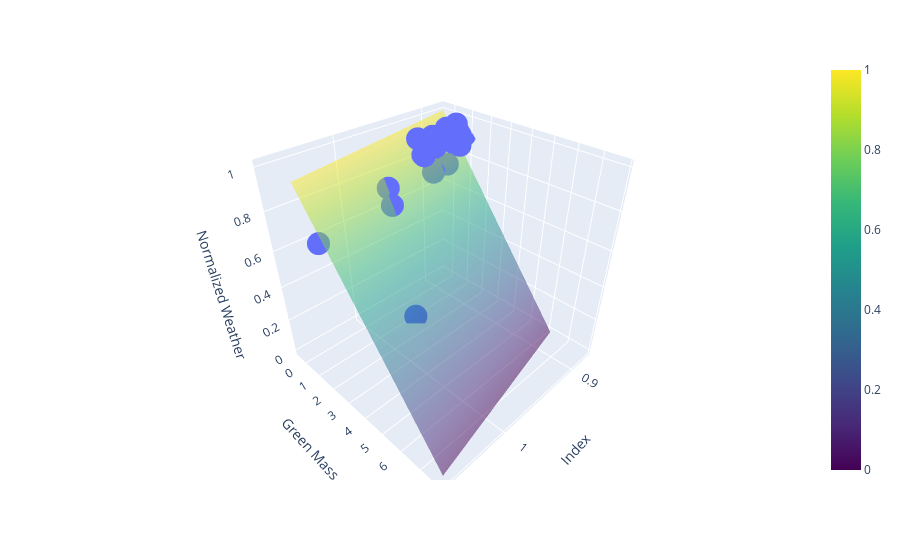

The notebook cell saved with this chart:
### Code cell
import plotly.express as px
import plotly.graph_objects as go
import numpy as np
import pandas as pd

# Assuming value_x, value_y, and weighted_vector are your vectors
value_x = input_df["index"].values
value_y = input_df["greenmass"].values
value_z = normalize(weighted_vector.values)

# Combine value_x and value_z into a DataFrame
df = pd.DataFrame({'Index': value_x, 'GreenMass': value_y, 'NormalizedWeather': value_z})

# Fit a multivariate linear regression model
model = np.polyfit(df['Index'], df['GreenMass'], 1)
slope_x, slope_z = model
intercept = np.mean(df['GreenMass']) - slope_x * np.mean(df['Index']) - slope_z * np.mean(df['NormalizedWeather'])

# Create a 3D scatter plot
fig = px.scatter_3d(df, x='Index', y='GreenMass', z='NormalizedWeather',
                    labels={'Index': 'Index', 'GreenMass': 'Green Mass', 'NormalizedWeather': 'Normalized Weather'})

# Create a meshgrid for the plane
x_plane = np.linspace(min(df['Index']), max(df['Index']), 100)
z_plane = np.linspace(min(df['NormalizedWeather']), max(df['NormalizedWeather']), 100)
x_plane, z_plane = np.meshgrid(x_plane, z_plane)

# Calculate corresponding y values for the plane using regression coefficients
y_plane = slope_x * x_plane + slope_z * z_plane + intercept

# Plot the plane using go.Surface
fig.add_trace(go.Surface(x=x_plane, y=y_plane, z=z_plane, opacity=0.5, colorscale='Viridis'))

# Print the formula of the correlation plane
formula = f"Green Mass = {slope_x:.2f} * Index + {slope_z:.2f} * Normalized Weather Conditions + {intercept:.2f}"
print(f"Correlation Plane Formula: {formula}")

# Show the plot
fig.show()

### Figure 1 — Plotly figure (JSON) as saved in the notebook; plotly's stock layout.template omitted (floating-point values rounded to 4 significant figures; data arrays with more than 128 entries replaced by an {"elided": "..."} marker saying what was removed)
{"data": [{"hovertemplate": "Index=%{x}<br>Green Mass=%{y}<br>Normalized Weather=%{z}<extra></extra>", "legendgroup": "", "marker": {"color": "#636efa", "symbol": "circle"}, "mode": "markers", "name": "", "scene": "scene", "showlegend": false, "type": "scatter3d", "x": [0.8769, 0.8976, 0.9385, 0.9377, 0.9324, 0.9455, 1.066, 0.99, 0.9207, 0.9005, 0.8944, 0.9563, 0.9201, 0.9858, 0.8953, 0.8857, 0.8995], "y": [0.8, 1, 1.2, 1.1, 1.4, 1.2, 2.2, 1.9, 0.9, 0.6, 0.55, 1.24, 0.98, 1.5, 1.3, 0.68, 0.71], "z": [0.9085, 0.9085, 0.9085, 0.9085, 1, 1, 0.7858, 0.7858, 0.7858, 0.7858, 0.7723, 0, 0.9154, 0.8439, 0.8994, 0.974, 0.9725]}, {"colorscale": [[0, "#440154"], [0.1111, "#482878"], [0.2222, "#3e4989"], [0.3333, "#31688e"], [0.4444, "#26828e"], [0.5556, "#1f9e89"], [0.6667, "#35b779"], [0.7778, "#6ece58"], [0.8889, "#b5de2b"], [1, "#fde725"]], "opacity": 0.5, "type": "surface", "x": {"elided": "100x100 float values"}, "y": {"elided": "100x100 float values"}, "z": {"elided": "100x100 float values"}}], "layout": {"legend": {"tracegroupgap": 0}, "margin": {"t": 60}, "scene": {"domain": {"x": [0, 1], "y": [0, 1]}, "xaxis": {"title": {"text": "Index"}}, "yaxis": {"title": {"text": "Green Mass"}}, "zaxis": {"title": {"text": "Normalized Weather"}}}}}
